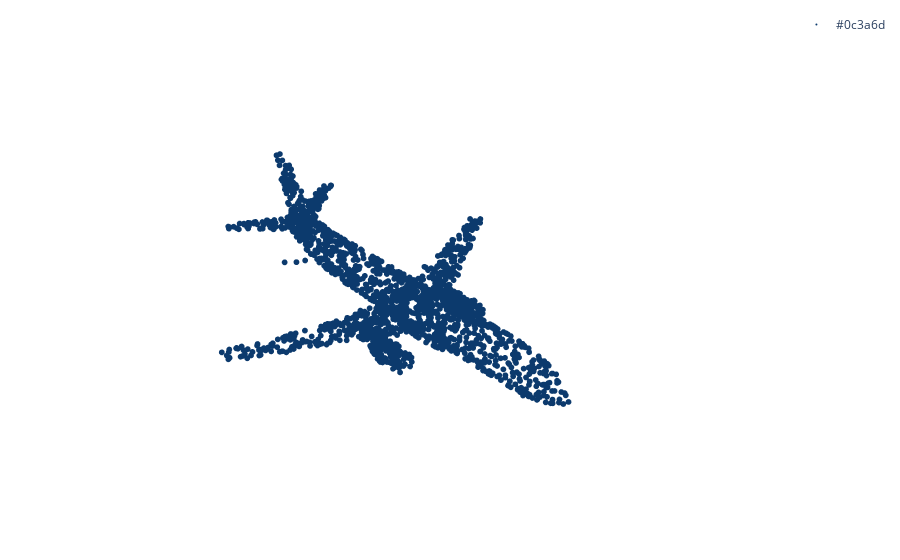

Notebook code cell kept with this figure:
### Code cell
run_id = "MPSELMNET-509"

run = neptune.init(
    project='rahatzamancse/MPSE-on-LMNET-dataset',
    api_token='eyJhcGlfYWRkcmVzcyI6Imh0dHBzOi8vYXBwLm5lcHR1bmUuYWkiLCJhcGlfdXJsIjoiaHR0cHM6Ly9hcHAubmVwdHVuZS5haSIsImFwaV9rZXkiOiI3NDk5MWVkNS0wMDg4LTRmNTktYWQyZC0zNzUyNTg0MTY1MGYifQ==',
    run=run_id, mode="read-only"
)

# print("Ground Truth")
# run["GT/X"].download('/tmp/')
# points = np.load('/tmp/X.npy')
# print(points.min(), points.max())
# fig = plot_3D([points])
# fig.write_html("GT.html")
# fig.show()

print("Embedding")
run["Results/Embedding_X"].download('/tmp/')
embedding = np.load('/tmp/Embedding_X.npy')
# fig = plot_3D([embedding], colors=['red'])
embedding = np.dot(embedding, getRotationMatrix(90, 'x'))
embedding = np.dot(embedding, getRotationMatrix(0, 'y'))
embedding = np.dot(embedding, getRotationMatrix(0, 'z'))
# embedding = np.dot(embedding, getRotationMatrix(180, 'y'))
fig = plot_3D_paper([embedding], point_size=2, colors=['#0c3a6d'])
# fig.write_html("Embedding.html")
fig.show()



# all_trans_mats = []
# for metric in ['4PointSample', 'Global-RMSE-opt']:
#     path = "Results/Alignment/" + metric + '/transformation_mat'
#     run[path].download(f'/tmp/')
#     trans_mats = np.load('/tmp/transformation_mat.npy')
#     all_trans_mats.append(trans_mats)

# # 4Point
# print("4PointSample :", run['Results/Alignment/4PointSample/error'].fetch())
# aligned_embedding = apply_transformation(embedding, all_trans_mats[0])
# fig = plot_3D([points, aligned_embedding])
# fig.write_html("4pointaligned.html")
# fig.show()

# # Global
# print("Global-RMSE-opt :", run['Results/Alignment/Global-RMSE-opt/error'].fetch())
# aligned_embedding = apply_transformation(embedding, all_trans_mats[1])
# fig = plot_3D([points, aligned_embedding])
# fig.write_html("rmsealigned.html")
# fig.show()

# print("Projections")
# run["GT/Projections"].download('/tmp/')
# projections = np.load('/tmp/Projections.npy')
# print(projections.min(), projections.max())

run.stop()

### Figure 1 — Plotly figure (JSON) as saved in the notebook; plotly's stock layout.template omitted (floating-point values rounded to 4 significant figures; data arrays with more than 128 entries replaced by an {"elided": "..."} marker saying what was removed)
{"data": [{"legendgroup": "#0c3a6d", "marker": {"color": "#0c3a6d", "colorscale": [[0, "#ff0000"], [0.1111, "#ffa700"], [0.2222, "#afff00"], [0.3333, "#08ff00"], [0.4444, "#00ff9f"], [0.5556, "#00b7ff"], [0.6667, "#0010ff"], [0.7778, "#9700ff"], [0.8889, "#ff00bf"], [1, "#ff0000"]], "opacity": 1, "size": 2, "symbol": "circle"}, "mode": "markers", "name": "#0c3a6d", "showlegend": true, "type": "scatter3d", "x": {"elided": "2048 float values"}, "y": {"elided": "2048 float values"}, "z": {"elided": "2048 float values"}}], "layout": {"autosize": true, "margin": {"b": 10, "l": 10, "r": 10, "t": 10}, "scene": {"aspectmode": "auto", "aspectratio": {"x": 1.246, "y": 1.44, "z": 0.5574}, "xaxis": {"type": "linear", "visible": false}, "yaxis": {"type": "linear", "visible": false}, "zaxis": {"type": "linear", "visible": false}}}}
